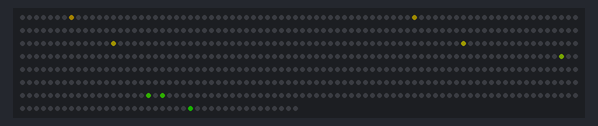
Simulated run of this sketch. Board: Arduino Uno, built with avr-gcc and run on an emulated ATmega328P. Shown: 600 RGB LEDs in strip order, left to right, continuing on the next row. Dim RGB values are drawn brighter than linear; random numbers use the default seed unless the sketch sets one.

Above: at 0.47 s.
At 5.0 s:
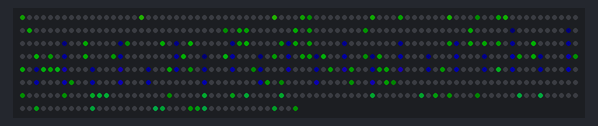
At 10.15 s:
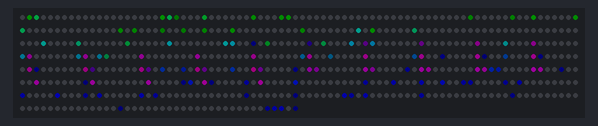
At 19.87 s:
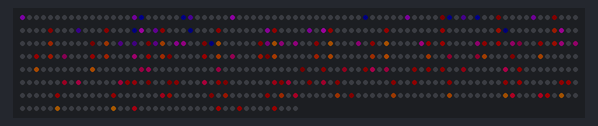
At 29.61 s:
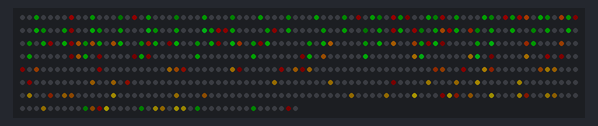
At 39.65 s:
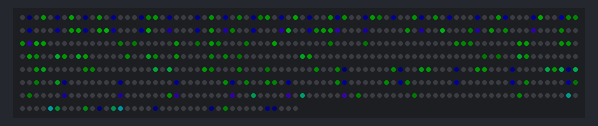

The sketch:

lantern-ws2813.ino
```cpp
#define FASTLED_FORCE_SOFTWARE_SPI

#include "FastLED.h"

#define LED_DATA 7
#define LED_CLOCK 13
#define NUM_LEDS 600
int hue = 50;
struct CRGB leds[NUM_LEDS];

void setup() {
  Serial.begin(57600);
  FastLED.addLeds<WS2812B, LED_DATA, GRB>(leds, NUM_LEDS).setCorrection( TypicalLEDStrip );
  pinMode(7, OUTPUT);
  digitalWrite(7, HIGH);  // enable access to LEDs
  FastLED.setBrightness(255);
  set_max_power_in_volts_and_milliamps(5, 3000);
  delay(50);
}

void loop() {
  lanternPattern();
  FastLED.show();
}
```

lanternPattern.ino
```cpp
int numberOfSparkles = 1;
bool increasing = true;

int curve(int value, int difference, int maximum) {
  if (value < maximum && increasing) {
    value += difference;
  } else if (value > 1) {
    value -= difference;
    increasing = false;
  } else {
    increasing = true;
    value += difference;
  }
  return value;
}

int upAndDownBy(int value, int difference) {
  return curve(value, difference, 20);
}

#define SNAKES_COUNT 4
uint16_t snakes[SNAKES_COUNT];
int snake = 0;

void lanternPattern() {

  EVERY_N_MILLISECONDS(50) {
    for (int i = 0; i < SNAKES_COUNT; i++) {
      uint16_t j = snakes[i];
      if (j > 0) {
        leds[j] = CHSV(hue + (NUM_LEDS - i * 2), 240, 128);

        snakes[i] += 8;
        if (snakes[i] >= NUM_LEDS) snakes[i] = 0;
      }
    }
  }

  EVERY_N_MILLISECONDS(300) {
    if (snakes[snake] == 0) { snakes[snake] = random(7); }
    snake++;
    if (snake >= SNAKES_COUNT) snake = 0;
    numberOfSparkles = curve(numberOfSparkles, 1, NUM_LEDS * 0.01);
  }

  fadeToBlackBy(leds, NUM_LEDS, 8);

  for (int i = 0; i < numberOfSparkles; i++) {
    int pos = random16(NUM_LEDS);
    if (!leds[pos]) {
      leds[pos] = CHSV(hue + (pos / 15), 240, 128);
    }
  }

  EVERY_N_MILLISECONDS(100) {
    hue += 1;
  }

  delay(5);
}
```
